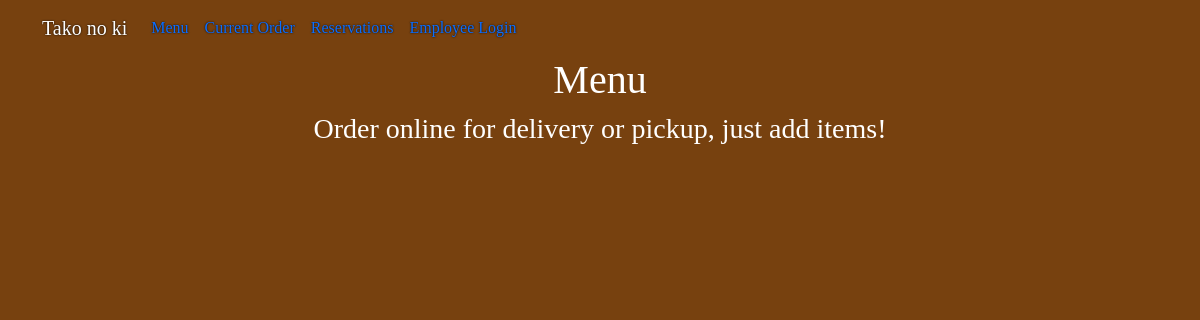
The page /restaurant/menu on the database as committed earlier.
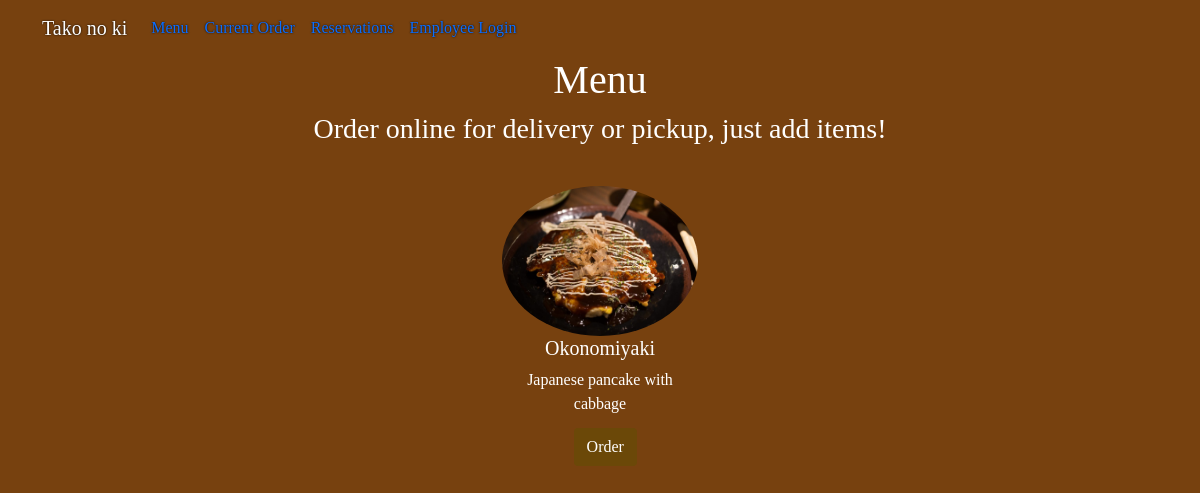
The same page on the database as committed later.
### restaurant/models.py (models this page shows, shortened)
class MenuItem(models.Model):
    name = models.CharField(max_length=255)
    price = models.DecimalField(max_digits=5, decimal_places=2)
    description = models.TextField(blank=True)
    image = models.ImageField(upload_to="images/")

### restaurant/views.py (the view)
# urls.py: path("menu", views.menu, name="menu"),
def menu(request):
    menu_items = MenuItem.objects.all()
    menu_names = []
    for item in menu_items:
        menu_names.append(item.name)
    return render(request, 'restaurant/menu.html', {
        "menu_items": menu_items,
        "menu_names": menu_names
    })

### restaurant/templates/restaurant/menu.html (shortened to what this page needs)
{% extends 'restaurant/layout.html' %}
{% load static %}
{% block body %}
<h1 class="text-center">Menu</h1>
<h3 style="text-align: center;">Order online for delivery or pickup, just add items!</h3>
        <div class="container container-menu">
            <div class="row">
                {% for item in menu_items %}
                    <div class='menu-item'>
                        <img class="rounded-circle menu-image" id={{ item.name }} src="{{ MEDIA_URL }}{{item.image}}">
                        <h5 class="text-center">{{ item.name }}</h5>
                        <p class="text-center">{{ item.description }}</p>
                        <button class="btn btn-default order-button" id="order_{{ item.name }}" onClick="add_item_to_order({{ item.name }}, {{ item.price }})">Order</button>
                    </div>
                {% endfor %}
            </div>
            </div>
{% endblock %}

### restaurant/templates/restaurant/layout.html (shortened to what this page needs)
{% load static %}
<!DOCTYPE html>
<html lang="en">
    <head>
        <link href="https://cdn.jsdelivr.net/npm/bootstrap@5.0.0-beta3/dist/css/bootstrap.min.css" rel="stylesheet">
        <link rel="stylesheet" href="https://use.fontawesome.com/releases/v5.15.3/css/all.css">
        <link rel="stylesheet" href="{% static 'restaurant/styles.css' %}">
    </head>
    <body>
        <nav class="navbar navbar-expand-lg navbar-bg">
            <div class="container">
              <a class="navbar-brand" href="{% url 'index' %}">Tako no ki</a>
              <div class="collapse navbar-collapse" id="navbarSupportedContent">
                <ul class="navbar-nav me-auto mb-2 mb-lg-0">
                  <li class="nav-item">
                    <a class="nav-link" href="{% url 'menu' %}">Menu</a>
                  </li>
                  {% if user.is_authenticated %}
                    <li class="nav-item">
                      <a class="nav-link" href="{% url 'employee_reservations' %}" id="employee-reservations">Reservations</a>
                    </li>
                    <li class="nav-item">
                      <a class="nav-link" href="{% url 'employee' %}" id="employee-page">Orders</a>
                    </li>
                    <li class="nav-item">
                      <a class="nav-link" href="{% url 'logout' %}" id="logout">Logout</a>
                    </li>
                  {% else %}
                  <li class="nav-item">
                    <a class="nav-link" href="#" id="current-order">Current Order</a>
                  </li>
                  <li class="nav-item">
                    <a class="nav-link" href="{% url 'reservation' %}">Reservations</a>
                  </li>
                    <li class="nav-item">
                      <a class="nav-link" href="#" id="login">Employee Login</a>
                    </li>
                  {% endif %}
                </ul>
              </div>
            </div>
          </nav>
          {% block body %}
          {% endblock %}
    </body>
</html>

### static/restaurant/styles.css (style rules this page uses)
* { font-family: Tahoma; }
body, .jumbotron, .navbar-bg, .button { background-color: rgb(119, 65, 15); color: white }
a { color: white; text-shadow: 0 0 2px black; }
body { min-height: 100vh; }
.container-menu { display: flex; flex-direction: column; flex-wrap: wrap; margin-top: 30px; }
.menu-item { position: relative; margin: auto; margin-top: 10px; margin-bottom: 35px; width: 220px; height: 280px; }
.menu-image { width: 100%; height: 150px; }
.order-button { position: absolute; bottom: 0px; left: 38%; margin-left: auto; margin-right: auto; background-color: rgb(107, 72, 8); color: white; }

Rows that differ between the two databases and show on the page:
added MenuItem: image (picture), name "Okonomiyaki", description "Japanese pancake with cabbage"
